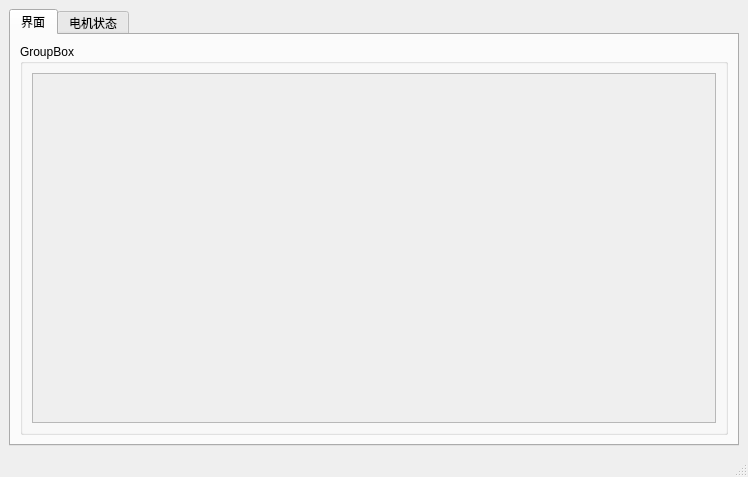
<?xml version="1.0" encoding="UTF-8"?>
<ui version="4.0">
 <class>MainWindow</class>
 <widget class="QMainWindow" name="MainWindow">
  <property name="geometry">
   <rect>
    <x>0</x>
    <y>0</y>
    <width>748</width>
    <height>477</height>
   </rect>
  </property>
  <property name="windowTitle">
   <string>MainWindow</string>
  </property>
  <property name="styleSheet">
   <string notr="true"/>
  </property>
  <widget class="QWidget" name="centralwidget">
   <layout class="QVBoxLayout" name="verticalLayout_4">
    <item>
     <widget class="QTabWidget" name="tabWidget">
      <property name="currentIndex">
       <number>0</number>
      </property>
      <widget class="QWidget" name="widget">
       <attribute name="title">
        <string>界面</string>
       </attribute>
       <layout class="QVBoxLayout" name="verticalLayout">
        <item>
         <widget class="QGroupBox" name="groupBox">
          <property name="title">
           <string>GroupBox</string>
          </property>
          <layout class="QVBoxLayout" name="verticalLayout_2">
           <item>
            <widget class="QScrollArea" name="scrollArea">
             <property name="widgetResizable">
              <bool>true</bool>
             </property>
             <widget class="QWidget" name="scrollAreaWidgetContents">
              <property name="geometry">
               <rect>
                <x>0</x>
                <y>0</y>
                <width>682</width>
                <height>325</height>
               </rect>
              </property>
              <layout class="QVBoxLayout" name="verticalLayout_3">
               <property name="sizeConstraint">
                <enum>QLayout::SetFixedSize</enum>
               </property>
              </layout>
             </widget>
            </widget>
           </item>
          </layout>
         </widget>
        </item>
       </layout>
      </widget>
      <widget class="QWidget" name="widget">
       <attribute name="title">
        <string>电机状态</string>
       </attribute>
      </widget>
     </widget>
    </item>
   </layout>
  </widget>
  <widget class="QMenuBar" name="menubar">
   <property name="geometry">
    <rect>
     <x>0</x>
     <y>0</y>
     <width>748</width>
     <height>21</height>
    </rect>
   </property>
  </widget>
  <widget class="QStatusBar" name="statusbar"/>
 </widget>
 <resources/>
 <connections/>
</ui>
